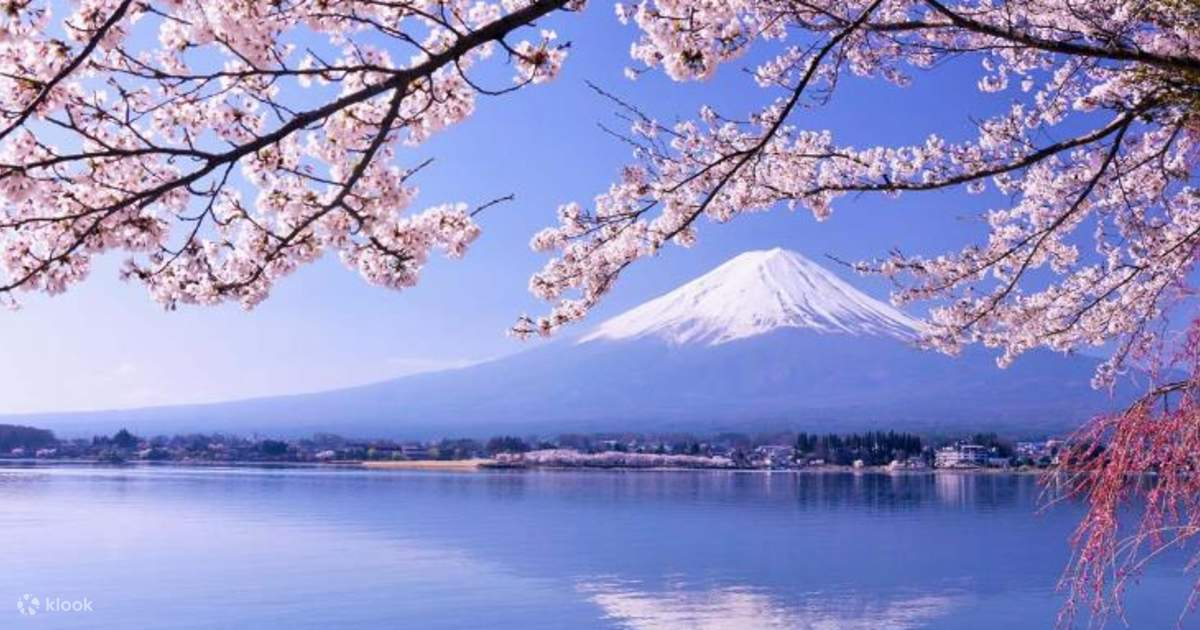
#> input picture imageprocessing/img_code/img/img_03.jpg, 1200 x 630 px, found by its file name
$ python 2_1_2.py
#> lines starting #> are read from the running program, lines starting #| are printed output that depends on the picture; after the words box and inside, x2 and y2 are one past the last pixel; in counts of white or black regions, pixels touching at a corner belong together
import cv2
import numpy as np
from matplotlib import pyplot as plt
import math

#g(x, y) = af(x, y)^ + b

# Load the image
image = cv2.imread('img_code\img\img_03.jpg')
#> image is the input picture: shape (630, 1200, 3); mean B, G, R 198.5, 146.2, 145.6

# Define the linear equation parameters
a_value = 1
b_value = 0
y_value = 0.1

y_step = 0.1

img_num = 10

output_video = cv2.VideoWriter('output2_1_2.mp4', cv2.VideoWriter_fourcc(*'mp4v'), 1, image.shape[:2][::-1])


#0 < y < 1
for i in range(img_num):

    y = y_value + i * y_step
    new_img = (image.astype(float) ** y * a_value) + b_value

    new_img[new_img < 0] = 0
    new_img[new_img > 255] = 255

    new_img = new_img.astype(np.uint8)

     # Separate R, G, and B channels
    r_channel = new_img[:, :, 2]  # Red channel
    g_channel = new_img[:, :, 1]  # Green channel
    b_channel = new_img[:, :, 0]  # Blue channel

    # Normalize channels to 0-255 range
    r_channel_normalized = ((r_channel - np.min(r_channel)) / (np.max(r_channel) - np.min(r_channel))) * 255
    g_channel_normalized = ((g_channel - np.min(g_channel)) / (np.max(g_channel) - np.min(g_channel))) * 255
    b_channel_normalized = ((b_channel - np.min(b_channel)) / (np.max(b_channel) - np.min(b_channel))) * 255

    # Stack normalized channels
    new_img_normalized = np.stack([b_channel_normalized, g_channel_normalized, r_channel_normalized], axis=-1)
    new_img_normalized = new_img_normalized.astype(np.uint8)

    text = f'y = {y:.2f}'
    cv2.putText(new_img_normalized, text, (10, 30), cv2.FONT_HERSHEY_SIMPLEX, 1, (0, 0, 255), 2)

    output_video.write(new_img_normalized)
#> this loop made 10 passes
#> pass 1, `new_img = (image.astype(float) ** y * a_value) + b_value`:
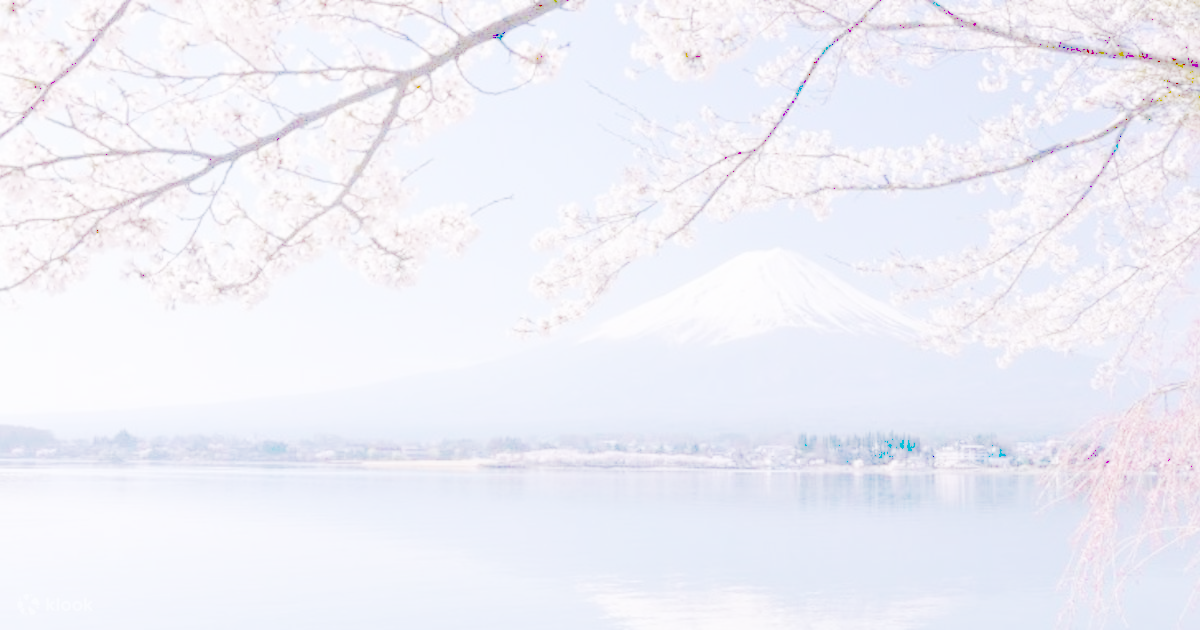
#> new_img: shape (630, 1200, 3) float64; mean B, G, R 1.69, 1.63, 1.63; drawn with min black and max white
#> pass 1, `r_channel = new_img[:, :, 2]`:
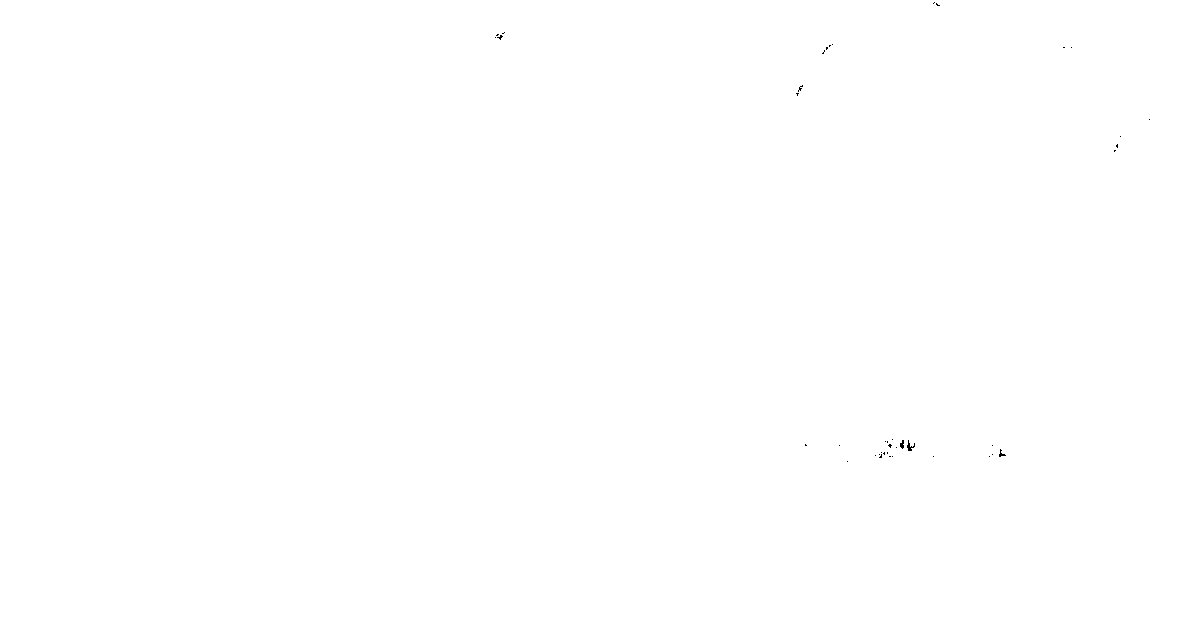
#> r_channel: shape (630, 1200); values 0 (black) and 1 (white), 100% white; black in thin lines or dots, all inside (x1, y1, x2, y2) = (495, 2, 1150, 462)

#y > 1
for i in range(img_num):

    y = 0.9 + i * y_step
    new_img = (image.astype(float) ** y * a_value) + b_value

    # new_img[new_img < 0] = 0
    # new_img[new_img > 255] = 255

    # new_img = new_img.astype(np.uint8)

     # Separate R, G, and B channels
    r_channel = new_img[:, :, 2]  # Red channel
    g_channel = new_img[:, :, 1]  # Green channel
    b_channel = new_img[:, :, 0]  # Blue channel

    # Normalize channels to 0-255 range
    r_channel_normalized = ((r_channel - np.min(r_channel)) / (np.max(r_channel) - np.min(r_channel))) * 255
    g_channel_normalized = ((g_channel - np.min(g_channel)) / (np.max(g_channel) - np.min(g_channel))) * 255
    b_channel_normalized = ((b_channel - np.min(b_channel)) / (np.max(b_channel) - np.min(b_channel))) * 255

    # Stack normalized channels
    new_img_normalized = np.stack([b_channel_normalized, g_channel_normalized, r_channel_normalized], axis=-1)
    new_img_normalized = new_img_normalized.astype(np.uint8)

    text = f'y = {y:.2f}'
    cv2.putText(new_img_normalized, text, (10, 30), cv2.FONT_HERSHEY_SIMPLEX, 1, (0, 0, 255), 2)

    output_video.write(new_img_normalized)
#> this loop made 10 passes
#> pass 1, `new_img = (image.astype(float) ** y * a_value) + b_value`:
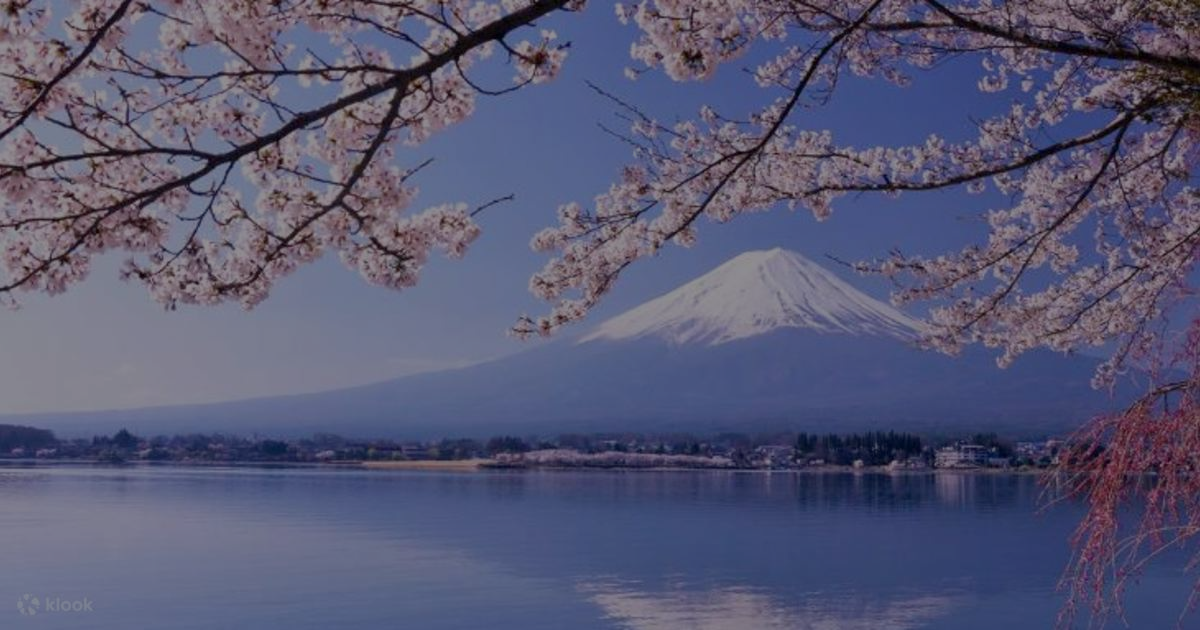
#> new_img: shape (630, 1200, 3) float64; mean B, G, R 116.5, 88.3, 87.9
#> pass 1, `g_channel = new_img[:, :, 1]`:
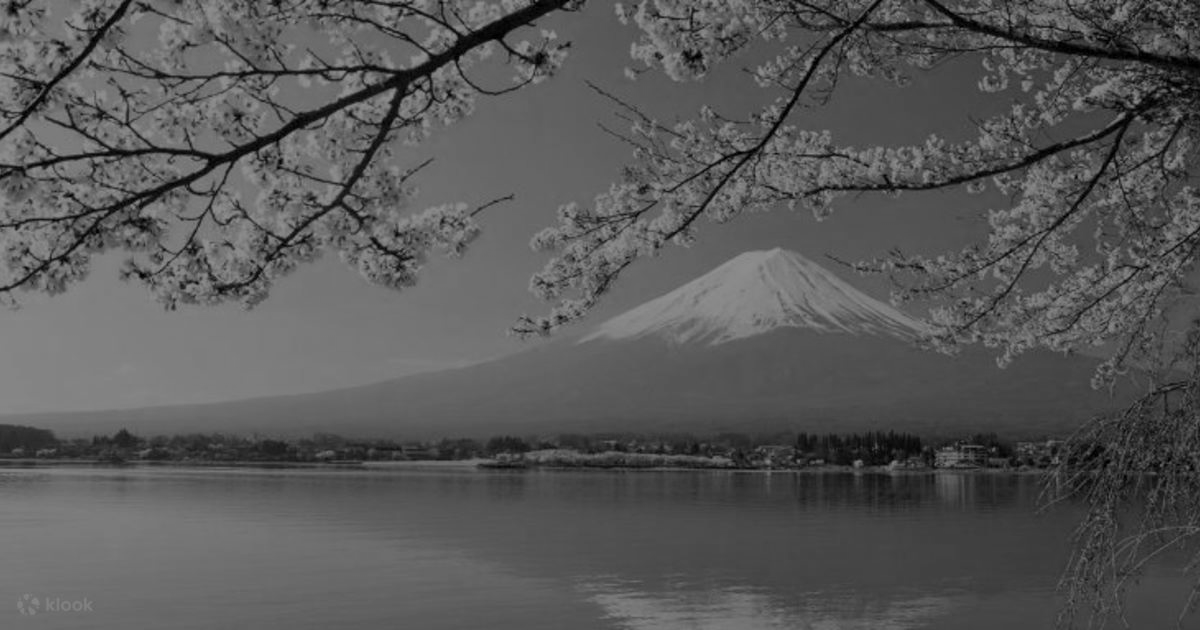
#> g_channel: shape (630, 1200) float64; min 0, max 146, mean 88.3
#> pass 1, `b_channel = new_img[:, :, 0]`:
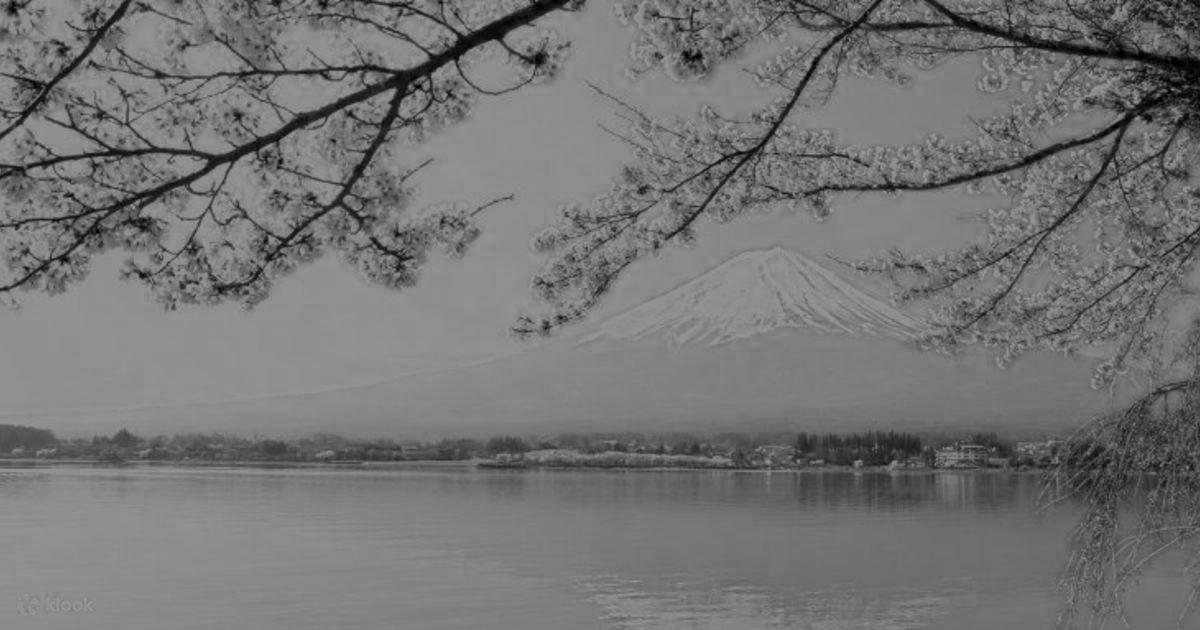
#> b_channel: shape (630, 1200) float64; min 0, max 146.5, mean 116.5
#> after the loop:
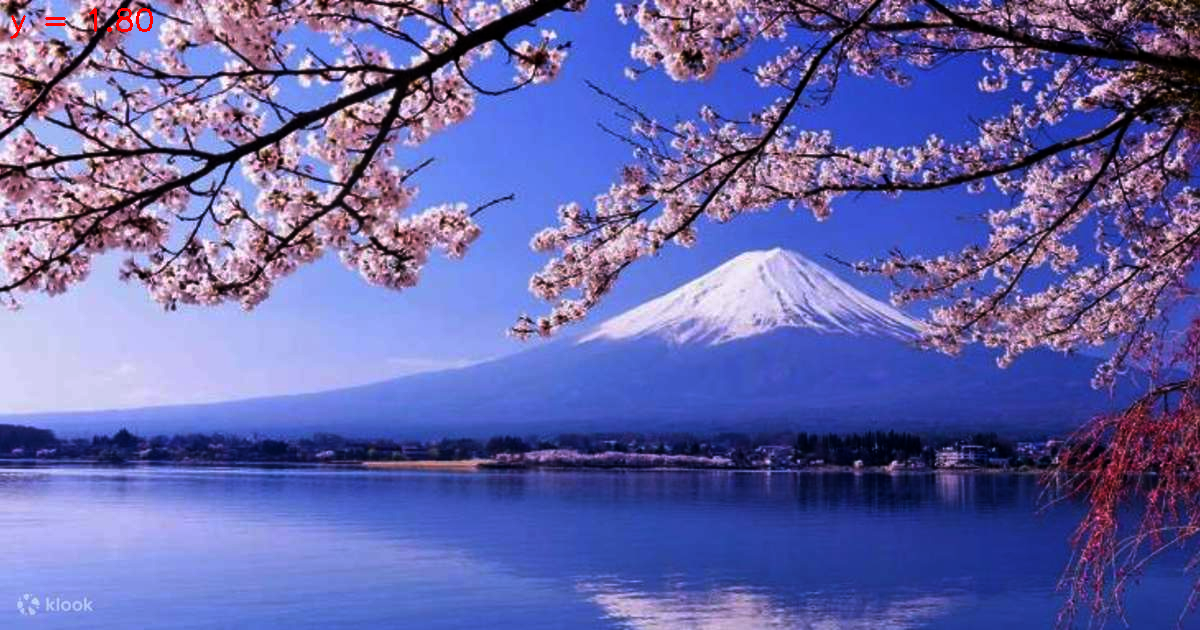
#> new_img_normalized: shape (630, 1200, 3); mean B, G, R 169.3, 101.4, 101.5


output_video.release()
